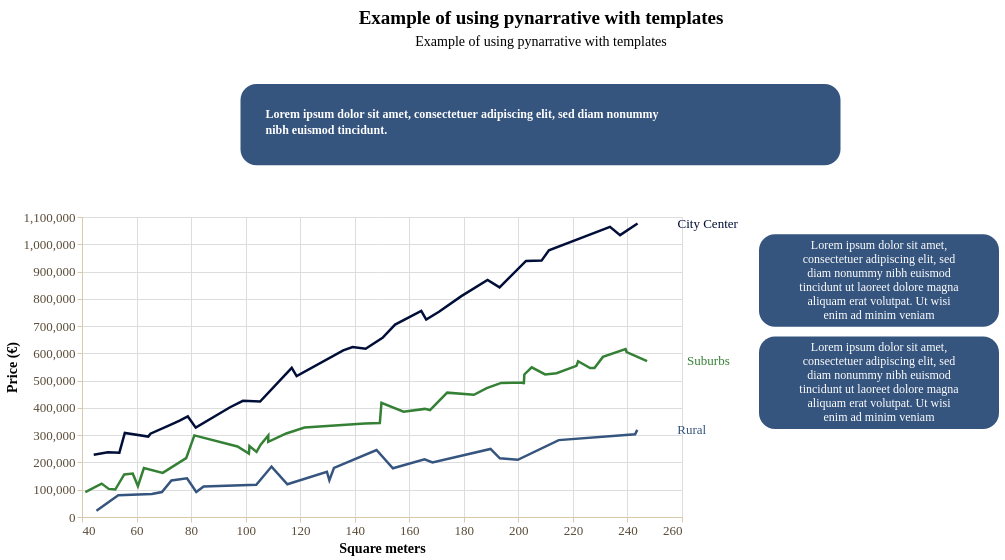

The notebook cell this image was saved under:
### Code cell
story = (
    pn.Story(
    #Builing the Story class object
        data = sq_price_location,
        width = 600,
        height = 300,
        template = pointsTemplate #Using pointsTemplate
    )

    #Method invocation
    #scatter plot
    .mark_line()

    #Data encoding
    .encode(
        x = alt.X(
            "sq_meters:Q",
            title = "Square meters", 
            axis = alt.Axis(grid = True),
        ),
        y = alt.Y(
            "price:Q",
            title = "Price (€)",
            axis = alt.Axis(grid = True)
        ),
        color = alt.Color("location:N", title = "Location"),
    )
    
    #Data source
    .add_source(
        text = "Source: sample data",
        position = "top",
        align = "left"
    )
    
    #Title and subtitle
    .add_title(
        title = "Example of using pynarrative with templates",
        subtitle = "Example of using pynarrative with templates",
        align = "center"
    )

    .add_context(
        text = "Lorem ipsum dolor sit amet, consectetuer adipiscing elit, sed diam nonummy nibh euismod tincidunt.",
        position = "top",
        font_weight = "bold"
    )

    .add_next_steps(
        mode = "vertical",
        position = "right",
        steps = [
            "Lorem ipsum dolor sit amet, consectetuer adipiscing elit, sed diam nonummy nibh euismod tincidunt ut laoreet dolore magna aliquam erat volutpat. Ut wisi enim ad minim veniam",
            "Lorem ipsum dolor sit amet, consectetuer adipiscing elit, sed diam nonummy nibh euismod tincidunt ut laoreet dolore magna aliquam erat volutpat. Ut wisi enim ad minim veniam",
            ]
    )

    .render()
)

story

### Figure 1 — Vega-Lite specification as saved in the notebook (floating-point values rounded to 4 significant figures)
{"config": {"view": {"continuousWidth": 300, "continuousHeight": 300, "strokeWidth": 0}, "axis": {"domainColor": "#d8c9ad", "grid": false, "labelColor": "#594a37", "labelFont": "Raleway", "labelFontSize": 13, "tickColor": "#d8c9ad", "titleColor": "#000000", "titleFont": "Raleway", "titleFontSize": 14}, "bar": {"color": "rgb(-17, 14, 56)"}, "legend": {"labelColor": "#594a37", "labelFont": "Raleway", "labelFontSize": 12, "titleColor": "#000000", "titleFont": "Raleway", "titleFontSize": 12}, "line": {"color": "rgb(-17, 14, 56)"}, "mark": {"strokeWidth": 2.5}, "point": {"color": "rgb(53, 84, 126)", "filled": true, "size": 80}, "range": {"category": ["rgb(-17, 14, 56)", "rgb(53, 84, 126)", "#348035", "#a46cc2", "#d96027"]}, "title": {"color": "#000000", "font": "Raleway", "fontSize": 19}}, "vconcat": [{"layer": [{"mark": {"type": "text", "align": "center", "baseline": "top", "color": "#000000", "font": "Space Grotesk", "fontSize": 19, "fontWeight": "bold", "text": "Example of using pynarrative with templates"}, "encoding": {"x": {"value": 300.0}, "y": {"value": 4}}}, {"mark": {"type": "text", "align": "center", "baseline": "top", "color": "#000000", "font": "Raleway", "fontSize": 14, "text": "Example of using pynarrative with templates"}, "encoding": {"x": {"value": 300.0}, "y": {"value": 30}}}], "data": {"name": "data-6fad5c34291b82fc9632cbce143d677a"}, "height": 58, "width": 600}, {"vconcat": [{"layer": [{"mark": {"type": "rect", "color": "rgb(53, 84, 126)", "cornerRadius": 16.0, "opacity": 1.0, "stroke": "rgba(0, 0, 0, 0)", "strokeWidth": 2.0}, "encoding": {"x": {"value": 0}, "x2": {"value": 600.0}, "y": {"value": 0}, "y2": {"value": 81.2}}}, {"mark": {"type": "text", "align": "left", "baseline": "top", "color": "rgb(255, 255, 255)", "font": "Raleway", "fontSize": 12, "fontStyle": "normal", "fontWeight": "bold", "lineBreak": "\n", "lineHeight": 15.6, "text": "Lorem ipsum dolor sit amet, consectetuer adipiscing elit, sed diam nonummy\nnibh euismod tincidunt."}, "encoding": {"x": {"value": 25}, "y": {"value": 25}}}], "data": {"name": "data-6fad5c34291b82fc9632cbce143d677a"}, "height": 81.2, "width": 600.0}, {"hconcat": [{"layer": [{"data": {"name": "data-4be1ec7c950065e466e282cec19d019f"}, "mark": {"type": "line"}, "encoding": {"color": {"field": "location", "legend": null, "type": "nominal"}, "x": {"axis": {"grid": true}, "field": "sq_meters", "title": "Square meters", "type": "quantitative"}, "y": {"axis": {"grid": true}, "field": "price", "title": "Price (€)", "type": "quantitative"}}}, {"data": {"name": "data-f94e0761c4a0594887b419354dd6187c"}, "mark": {"type": "text", "align": "left", "baseline": "middle", "clip": false, "dx": 40, "font": "Raleway", "fontSize": 13}, "encoding": {"color": {"field": "location", "legend": null, "type": "nominal"}, "text": {"field": "location", "type": "nominal"}, "x": {"field": "sq_meters", "type": "quantitative"}, "y": {"field": "price", "type": "quantitative"}}}, {"data": {"name": "data-6fad5c34291b82fc9632cbce143d677a"}, "mark": {"type": "text", "align": "left", "baseline": "bottom", "color": "rgb(255, 255, 255)", "font": "Raleway", "fontSize": 10, "lineBreak": "\n", "text": "Source: sample data"}, "encoding": {"x": {"value": 10}, "y": {"value": -20}}}], "height": 300, "width": 600}, {"layer": [{"mark": {"type": "rect", "color": "rgb(53, 84, 126)", "cornerRadius": 16.0, "opacity": 1.0, "stroke": "rgba(0, 0, 0, 0)", "strokeWidth": 2.0}, "encoding": {"x": {"axis": null, "field": "x", "type": "quantitative"}, "x2": {"field": "x2"}, "y": {"axis": null, "field": "y", "type": "quantitative"}, "y2": {"field": "y2"}}}, {"mark": {"type": "text", "align": "center", "baseline": "top", "clip": true, "color": "rgb(255, 255, 255)", "font": "Raleway", "fontSize": 12, "lineBreak": "\n", "lineHeight": 14}, "encoding": {"text": {"field": "text", "type": "nominal"}, "x": {"axis": null, "field": "x_mid", "type": "quantitative"}, "y": {"axis": null, "field": "y_text", "type": "quantitative"}}}], "data": {"name": "data-659bad0f2c24ec54e2ae0cd2aa150c14"}, "height": 212, "title": {"text": ["Next steps"], "color": "rgb(255, 255, 255)", "font": "Raleway", "fontSize": 17, "offset": 10}, "width": 240}]}], "center": true}], "center": true, "resolve": {"axis": {"x": "shared", "y": "shared"}}, "$schema": "https://vega.github.io/schema/vega-lite/v6.4.1.json", "datasets": {"data-6fad5c34291b82fc9632cbce143d677a": [{"_": 0}], "data-4be1ec7c950065e466e282cec19d019f": [{"sq_meters": 118.7, "price": 516900.0, "location": "City Center"}, {"sq_meters": 239.7, "price": 604900.0, "location": "Suburbs"}, {"sq_meters": 193.7, "price": 491600.0, "location": "Suburbs"}, {"sq_meters": 165.7, "price": 396400.0, "location": "Suburbs"}, {"sq_meters": 72.8, "price": 134000.0, "location": "Rural"}, {"sq_meters": 72.8, "price": 339300.0, "location": "City Center"}, {"sq_meters": 52.2, "price": 100700.0, "location": "Suburbs"}, {"sq_meters": 221.9, "price": 571200.0, "location": "Suburbs"}, {"sq_meters": 166.2, "price": 723700.0, "location": "City Center"}, {"sq_meters": 188.7, "price": 868800.0, "location": "City Center"}, {"sq_meters": 44.3, "price": 228400.0, "location": "City Center"}, {"sq_meters": 243.7, "price": 1076000.0, "location": "City Center"}, {"sq_meters": 214.8, "price": 281900.0, "location": "Rural"}, {"sq_meters": 84.6, "price": 111800.0, "location": "Rural"}, {"sq_meters": 78.2, "price": 216000.0, "location": "Suburbs"}, {"sq_meters": 78.5, "price": 141600.0, "location": "Rural"}, {"sq_meters": 103.9, "price": 118500.0, "location": "Rural"}, {"sq_meters": 150.2, "price": 657100.0, "location": "City Center"}, {"sq_meters": 130.7, "price": 134600.0, "location": "Rural"}, {"sq_meters": 101.2, "price": 232500.0, "location": "Suburbs"}, {"sq_meters": 168.5, "price": 200300.0, "location": "Rural"}, {"sq_meters": 69.3, "price": 91700.0, "location": "Rural"}, {"sq_meters": 101.4, "price": 260300.0, "location": "Suburbs"}, {"sq_meters": 116.9, "price": 546900.0, "location": "City Center"}, {"sq_meters": 135.8, "price": 611300.0, "location": "City Center"}, {"sq_meters": 204.9, "price": 548600.0, "location": "Suburbs"}, {"sq_meters": 81.9, "price": 91700.0, "location": "Rural"}, {"sq_meters": 148.0, "price": 245600.0, "location": "Rural"}, {"sq_meters": 164.4, "price": 755500.0, "location": "City Center"}, {"sq_meters": 49.8, "price": 103000.0, "location": "Suburbs"}, {"sq_meters": 167.6, "price": 392200.0, "location": "Suburbs"}, {"sq_meters": 75.8, "price": 353200.0, "location": "City Center"}, {"sq_meters": 53.7, "price": 235900.0, "location": "City Center"}, {"sq_meters": 239.3, "price": 616000.0, "location": "Suburbs"}, {"sq_meters": 242.8, "price": 303200.0, "location": "Rural"}, {"sq_meters": 209.8, "price": 522600.0, "location": "Suburbs"}, {"sq_meters": 104.0, "price": 238800.0, "location": "Suburbs"}, {"sq_meters": 60.5, "price": 113400.0, "location": "Suburbs"}, {"sq_meters": 183.7, "price": 448100.0, "location": "Suburbs"}, {"sq_meters": 132.4, "price": 180300.0, "location": "Rural"}, {"sq_meters": 65.6, "price": 84100.0, "location": "Rural"}, {"sq_meters": 144.0, "price": 616800.0, "location": "City Center"}, {"sq_meters": 47.2, "price": 122400.0, "location": "Suburbs"}, {"sq_meters": 231.0, "price": 587000.0, "location": "Suburbs"}, {"sq_meters": 94.3, "price": 402500.0, "location": "City Center"}, {"sq_meters": 179.1, "price": 809900.0, "location": "City Center"}, {"sq_meters": 105.5, "price": 265100.0, "location": "Suburbs"}, {"sq_meters": 149.2, "price": 344500.0, "location": "Suburbs"}, {"sq_meters": 154.8, "price": 705600.0, "location": "City Center"}, {"sq_meters": 78.8, "price": 368700.0, "location": "City Center"}, {"sq_meters": 243.6, "price": 319400.0, "location": "Rural"}, {"sq_meters": 202.8, "price": 938800.0, "location": "City Center"}, {"sq_meters": 237.3, "price": 1033000.0, "location": "City Center"}, {"sq_meters": 227.9, "price": 546300.0, "location": "Suburbs"}, {"sq_meters": 165.6, "price": 211500.0, "location": "Rural"}, {"sq_meters": 233.6, "price": 1064000.0, "location": "City Center"}, {"sq_meters": 58.6, "price": 159300.0, "location": "Suburbs"}, {"sq_meters": 81.2, "price": 299200.0, "location": "Suburbs"}, {"sq_meters": 49.5, "price": 237000.0, "location": "City Center"}, {"sq_meters": 108.3, "price": 299200.0, "location": "Suburbs"}, {"sq_meters": 121.6, "price": 327900.0, "location": "Suburbs"}, {"sq_meters": 97.0, "price": 258700.0, "location": "Suburbs"}, {"sq_meters": 214.0, "price": 527200.0, "location": "Suburbs"}, {"sq_meters": 114.9, "price": 306300.0, "location": "Suburbs"}, {"sq_meters": 99.0, "price": 426200.0, "location": "City Center"}, {"sq_meters": 154.0, "price": 178800.0, "location": "Rural"}, {"sq_meters": 69.6, "price": 161900.0, "location": "Suburbs"}, {"sq_meters": 208.5, "price": 940100.0, "location": "City Center"}, {"sq_meters": 55.7, "price": 308300.0, "location": "City Center"}, {"sq_meters": 247.2, "price": 571400.0, "location": "Suburbs"}, {"sq_meters": 202.2, "price": 522600.0, "location": "Suburbs"}, {"sq_meters": 81.7, "price": 327500.0, "location": "City Center"}, {"sq_meters": 41.2, "price": 91100.0, "location": "Suburbs"}, {"sq_meters": 211.2, "price": 977800.0, "location": "City Center"}, {"sq_meters": 188.4, "price": 472700.0, "location": "Suburbs"}, {"sq_meters": 193.1, "price": 842000.0, "location": "City Center"}, {"sq_meters": 202.0, "price": 487000.0, "location": "Suburbs"}, {"sq_meters": 55.5, "price": 155900.0, "location": "Suburbs"}, {"sq_meters": 115.3, "price": 120100.0, "location": "Rural"}, {"sq_meters": 64.3, "price": 294900.0, "location": "City Center"}, {"sq_meters": 221.3, "price": 554300.0, "location": "Suburbs"}, {"sq_meters": 170.9, "price": 752700.0, "location": "City Center"}, {"sq_meters": 109.5, "price": 185000.0, "location": "Rural"}, {"sq_meters": 53.3, "price": 79900.0, "location": "Rural"}, {"sq_meters": 105.3, "price": 423200.0, "location": "City Center"}, {"sq_meters": 108.3, "price": 275400.0, "location": "Suburbs"}, {"sq_meters": 193.2, "price": 215300.0, "location": "Rural"}, {"sq_meters": 173.9, "price": 456000.0, "location": "Suburbs"}, {"sq_meters": 226.3, "price": 546000.0, "location": "Suburbs"}, {"sq_meters": 139.2, "price": 623400.0, "location": "City Center"}, {"sq_meters": 65.1, "price": 305600.0, "location": "City Center"}, {"sq_meters": 189.8, "price": 249400.0, "location": "Rural"}, {"sq_meters": 199.8, "price": 209700.0, "location": "Rural"}, {"sq_meters": 157.9, "price": 386300.0, "location": "Suburbs"}, {"sq_meters": 201.9, "price": 492900.0, "location": "Suburbs"}, {"sq_meters": 143.7, "price": 342900.0, "location": "Suburbs"}, {"sq_meters": 149.8, "price": 418600.0, "location": "Suburbs"}, {"sq_meters": 129.8, "price": 165900.0, "location": "Rural"}, {"sq_meters": 45.3, "price": 22900.0, "location": "Rural"}, {"sq_meters": 62.7, "price": 179600.0, "location": "Suburbs"}], "data-f94e0761c4a0594887b419354dd6187c": [{"sq_meters": 243.6, "price": 319400.0, "location": "Rural"}, {"sq_meters": 243.7, "price": 1076000.0, "location": "City Center"}, {"sq_meters": 247.2, "price": 571400.0, "location": "Suburbs"}], "data-659bad0f2c24ec54e2ae0cd2aa150c14": [{"x": 0, "y": 106, "x2": 240, "y2": 202, "text": "Lorem ipsum dolor sit amet,\nconsectetuer adipiscing elit, sed\ndiam nonummy nibh euismod\ntincidunt ut laoreet dolore magna\naliquam erat volutpat. Ut wisi\nenim ad minim veniam", "x_mid": 120.0, "y_text": 196}, {"x": 0, "y": 0, "x2": 240, "y2": 96, "text": "Lorem ipsum dolor sit amet,\nconsectetuer adipiscing elit, sed\ndiam nonummy nibh euismod\ntincidunt ut laoreet dolore magna\naliquam erat volutpat. Ut wisi\nenim ad minim veniam", "x_mid": 120.0, "y_text": 90}]}}
